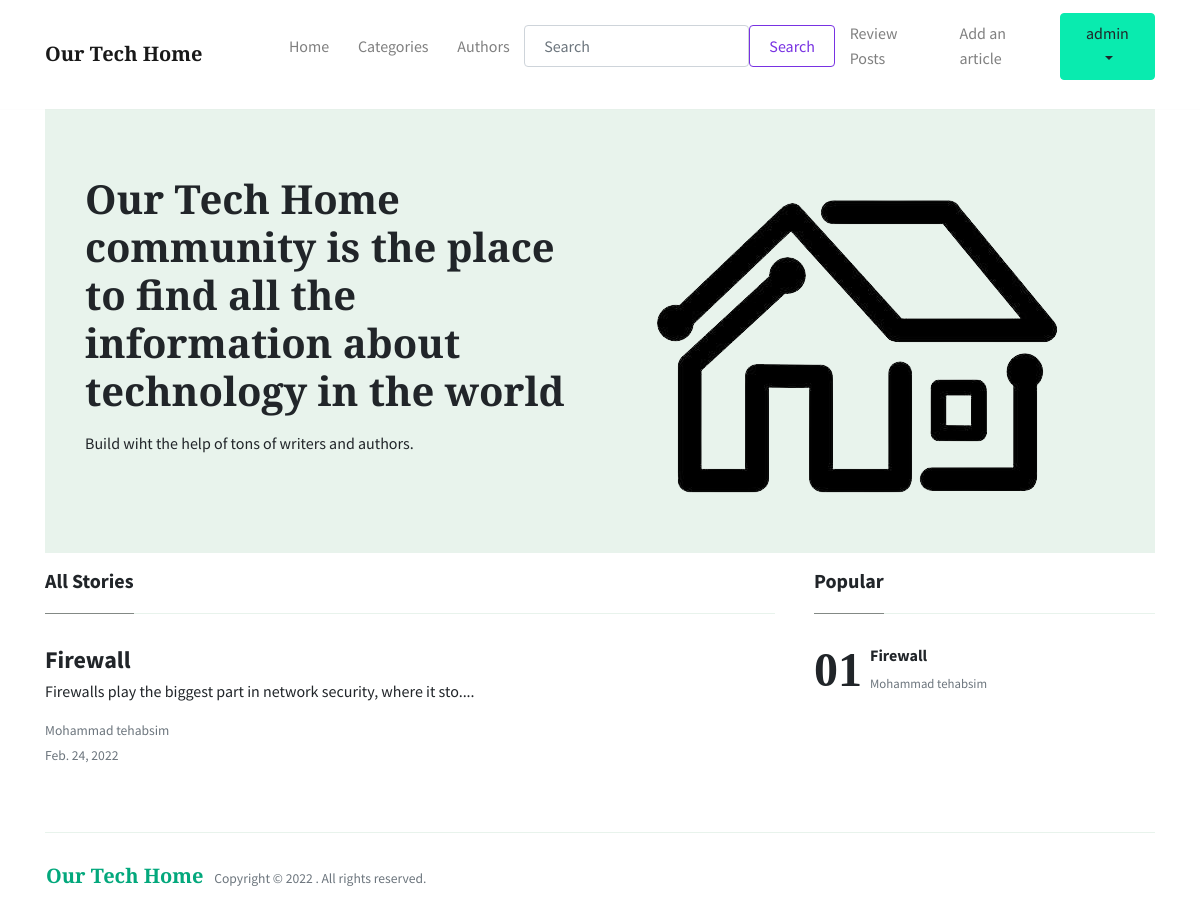
The app's page / (signed in) with its own data.
### home/models.py (models this page shows, shortened)
class Post(models.Model):
    title = models.CharField(max_length=255)
    writer = models.ForeignKey(Author,on_delete=models.CASCADE)
    content = models.TextField()
    category = models.ForeignKey(Category,on_delete=models.CASCADE,default='SOME STRING')
    date = models.DateField(default=datetime.date.today())
    picture = models.ImageField(upload_to="images/",default='images/default.jpg')
    likes = models.ManyToManyField(User, null= True, blank= True,related_name='post_user_likes')
    dislikes = models.ManyToManyField(User, null= True, blank= True,related_name='post_user_dislikes')
    Resources = models.TextField(max_length=1000, null=True, blank=True)
    top = models.BooleanField(default= False)
    verified =models.BooleanField(default=False)

class Author(models.Model):
    user = models.OneToOneField(User, null=True, blank=True,on_delete=models.CASCADE)
    name = models.CharField(max_length=255)
    picture = models.ImageField(null= True, blank= True,upload_to="images/")
    verified = models.BooleanField(default=False)
    admin = models.BooleanField(default=False)
    likes = models.ManyToManyField(User, null=True, blank=True, related_name='author_user_likes')
    def __str__(self): # for admin display
        return self.name

### home/views.py (the view)
# urls.py: path('', views.HomeView.as_view(), name = "home"),
class HomeView(ListView):
    model = Post
    template_name = 'home.html'
    ordering = ['-date']
    paginate_by = 7
    def get_queryset(self):
        queryset = super().get_queryset()
        queryset = queryset.filter(verified=True)
        return queryset

### home/templates/home.html (shortened to what this page needs)
{% extends 'base.html'%}
{% load static %}
{% block content%}
<div class="container">
	<div class="jumbotron jumbotron-fluid mb-3 pt-0 pb-0 bg-lightblue position-relative">
		<div class="pl-4 pr-0 h-100 tofront">
			<div class="row justify-content-between">
				<div class="col-md-6 pt-6 pb-6 align-self-center">
					<h1 class="secondfont mb-3 font-weight-bold">Our Tech Home community is the place to find all the information about technology in the world</h1>
					<p class="mb-3">
						Build wiht the help of tons of writers and authors.
					</p>
				</div>
				<div class="col-md-6 d-none d-md-block pr-0"  style="background-image:url({% static 'img/demo/TECHHOME.png' %});">	</div>
			</div>
		</div>
	</div>
</div>
<div class="container">
	<div class="row justify-content-between">
		<div class="col-md-8">
			<h5 class="font-weight-bold spanborder"><span>All Stories</span></h5>
			{% for post in object_list %}
			{%if post.verified%}
			<div class="mb-3 d-flex justify-content-between">
				<div class="pr-5 mr=0">
					<h2 class="mb-1 h4 font-weight-bold">
					<a class="text-dark" href="{% url 'article' post.pk %}">{{ post.title }}</a>
					</h2>
					<p>
						{{post.content| slice:"65"|safe}}....
					</p>
					<div class="card-text text-muted small">
						 {{post.writer}}
					</div>
					<small class="text-muted">{{post.date}}</small>
				</div>
			</div>
			{%endif%}
			{%endfor%}
		</div>
		<div class="col-md-4 pl-4">
            <h5 class="font-weight-bold spanborder"><span>Popular</span></h5>
			<ol class="list-featured">
					{% for post in object_list %}
					{%if post.top is True%}
				<li>
				<span>
					<h6 class="font-weight-bold">
				<a href="{% url 'article' post.pk %}" class="text-dark">{{post.title}}</a>
				</h6>
				<p class="text-muted">
					{{post.writer}}
				</p>
				</span>
				</li>
					{%endif%}
					{%endfor%}
			</ol>
		</div>
	</div>
</div>
{% endblock content%}

### home/templates/base.html (shortened to what this page needs)
<!DOCTYPE html>
{% load static %}
<html lang="en">
<head>
<link rel="stylesheet" href="https://use.fontawesome.com/releases/v5.3.1/css/all.css">
<link href="{% static 'css/main.css' %}" rel="stylesheet"/>
</head>
<body>
<nav class="topnav navbar navbar-expand-lg navbar-light bg-white fixed-top">
<div class="container">
	<a class="navbar-brand" href="{% url 'home'%}"><strong>Our Tech Home</strong></a>
	<ul class="navbar-collapse collapse" id="navbarColor02" style="">
		<ul class="navbar-nav mr-auto d-flex align-items-center">
			<li class="nav-item">
			<a class="nav-link" href="{% url 'home'%}">Home <span class="sr-only">(current)</span></a>
			</li>
			<li class="nav-item">
			<a class="nav-link" href="{% url 'category'%}">Categories</a>
			</li>
			<li class="nav-item">
			<a class="nav-link" href="{% url 'docs'%}">Authors</a>
				</li>
			<li>
				<form class = "d-flex" method='POST' action="{% url 'search' %}">
					<input type="search" name="searched" class="form-control me-2" placeholder="Search">
        <button class="btn btn-outline-secondary" type="submit"> Search </button>
      </form>
			</li>
			{%if user.author.admin and user.is_authenticated%}
			<li class="nav-item">
			<a class="nav-link" href="{% url 'review'%}">Review Posts</a>
			</li>
			{%endif%}
			{% if not user.is_authenticated%}
			</ul>
		<ul class = "navbar-nav mr-auto">
			<li class="nav-item">
			<a class="nav-link" href="{% url 'signup'%}">Sign Up</a>
			</li>
			<li class="nav-item">
			<a class="nav-link" href="{% url 'login'%}">Log in</a>
			</li>
		</ul>
		{%else%}
		{%if user.author%}
			{%if user.author.verified%}
			<li class="nav-item">
				<a class="nav-link" href="{% url 'newpost'%}">Add an article</a>
			</li>
		{%endif%}
			{%else%}
			</li>
			<li class="nav-item">
			<a class="nav-link" href="{% url 'author'%}">Become an Author</a>
				</li>
			{%endif%}
		</ul>
		<ul class = "navbar-nav mr-auto">
			<li class="nav-item">
			<div class="dropdown">
			  <button class="btn btn-info dropdown-toggle" type="button" id="dropdownMenuButton" data-toggle="dropdown" aria-haspopup="true" aria-expanded="false">
				{{user}}
			  </button>
			</div>
			</li>
		</ul>
			{% endif %}
	</div>
</nav>
<br>
{% block content%}
{% endblock content%}
<div class="container mt-5">
	<footer class="bg-white border-top p-3 text-muted small">
	<div class="row align-items-center justify-content-between">
		<div >
			<a href="{% url 'home'%}"><span class="navbar-brand mr-2" ><strong>Our Tech Home</strong></span></a> Copyright &copy;
			 . All rights reserved.
		</div>
	</div>
	</footer>
</div>
</body>
</html>

### records on screen
Post: title "Firewall", content "Firewalls play the biggest part in network security, where it sto", writer "Mohammad tehabsim", date "Feb. 24, 2022"

### other values on screen
{{ user }} "admin"
